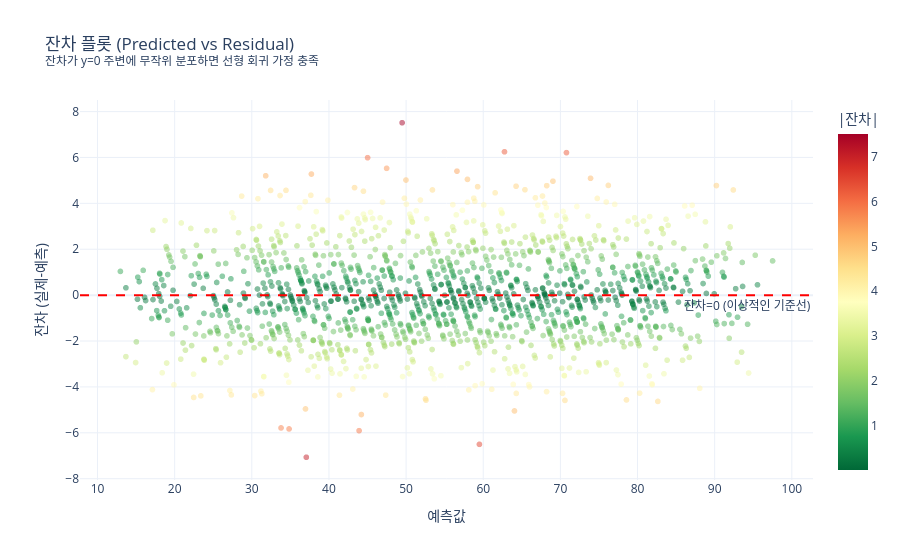

Notebook cell for this chart:
### Code cell
residual_df = pd.DataFrame({
    'actual': y_valid.values,
    'pred': pred_valid,
    'residual': y_valid.values - pred_valid,
    'abs_residual': np.abs(y_valid.values - pred_valid),
})

fig_res = px.scatter(
    residual_df,
    x='pred', y='residual',
    color='abs_residual',
    color_continuous_scale='RdYlGn_r',
    opacity=0.5,
    title='잔차 플롯 (Predicted vs Residual)<br><sup>잔차가 y=0 주변에 무작위 분포하면 선형 회귀 가정 충족</sup>',
    labels={'pred': '예측값', 'residual': '잔차 (실제-예측)', 'abs_residual': '|잔차|'},
    template='plotly_white',
)
# y=0 기준선 — 잔차가 이 선 주변에 고루 퍼져야 정상
fig_res.add_hline(
    y=0, line_dash='dash', line_color='red',
    annotation_text='잔차=0 (이상적인 기준선)',
    annotation_position='bottom right',
)
fig_res.show()

display(residual_df[['residual', 'abs_residual']].describe().T.round(4))

### Figure 1 — Plotly figure (JSON) as saved in the notebook; plotly's stock layout.template omitted (floating-point values rounded to 4 significant figures; data arrays with more than 128 entries replaced by an {"elided": "..."} marker saying what was removed)
{"data": [{"hovertemplate": "예측값=%{x}<br>잔차 (실제-예측)=%{y}<br>|잔차|=%{marker.color}<extra></extra>", "legendgroup": "", "marker": {"color": {"elided": "1400 float values"}, "coloraxis": "coloraxis", "opacity": 0.5, "symbol": "circle"}, "mode": "markers", "name": "", "showlegend": false, "type": "scattergl", "x": {"elided": "1400 float values"}, "xaxis": "x", "y": {"elided": "1400 float values"}, "yaxis": "y"}], "layout": {"annotations": [{"showarrow": false, "text": "잔차=0 (이상적인 기준선)", "x": 1, "xanchor": "right", "xref": "x domain", "y": 0, "yanchor": "top", "yref": "y"}], "coloraxis": {"colorbar": {"title": {"text": "|잔차|"}}, "colorscale": [[0, "rgb(0,104,55)"], [0.1, "rgb(26,152,80)"], [0.2, "rgb(102,189,99)"], [0.3, "rgb(166,217,106)"], [0.4, "rgb(217,239,139)"], [0.5, "rgb(255,255,191)"], [0.6, "rgb(254,224,139)"], [0.7, "rgb(253,174,97)"], [0.8, "rgb(244,109,67)"], [0.9, "rgb(215,48,39)"], [1, "rgb(165,0,38)"]]}, "legend": {"tracegroupgap": 0}, "shapes": [{"line": {"color": "red", "dash": "dash"}, "type": "line", "x0": 0, "x1": 1, "xref": "x domain", "y0": 0, "y1": 0, "yref": "y"}], "title": {"text": "잔차 플롯 (Predicted vs Residual)<br><sup>잔차가 y=0 주변에 무작위 분포하면 선형 회귀 가정 충족</sup>"}, "xaxis": {"anchor": "y", "domain": [0, 1], "title": {"text": "예측값"}}, "yaxis": {"anchor": "x", "domain": [0, 1], "title": {"text": "잔차 (실제-예측)"}}}}
